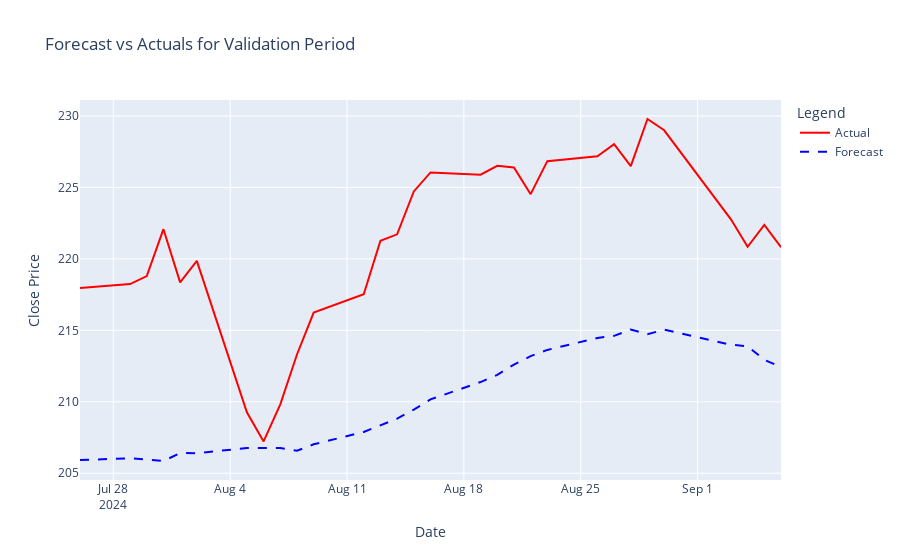

Source (notebook cell):
### Code cell
# Evaluation metrics for validation set
rmse_4 = round(np.sqrt(mean_squared_error(validation_data_4['y'], validation_data_4['yhat'])), 2)
mae_4 = round(mean_absolute_error(validation_data_4['y'], validation_data_4['yhat']), 2)
mape_4 = round((1 - np.mean(np.abs((validation_data_4['y'] - validation_data_4['yhat']) / validation_data_4['y'])))*100, 2)
mda_4 = round(np.mean((np.sign(validation_data_4['y'].diff()) == np.sign(validation_data_4['yhat'].diff())).astype(int)) * 100, 2)

# Print evaluation metrics
print(f"RMSE of Validation: {rmse_4}")
print(f"MAE of Validation: {mae_4}")
print(f"Accuracy(1-MAPE) of Validation: {mape_4:.2f}%")
print(f"MDA of Validation: {mda_4:.2f}%")

# Plot the actual vs forecasted values for the validation period
def plot_forecast_vs_actual(validation_data_4):
    fig = go.Figure()

    # Add the actual closing prices to the plot
    fig.add_trace(go.Scatter(x=validation_data_4['ds'], 
                             y=validation_data_4['y'], 
                             mode='lines', 
                             name='Actual',
                             line=dict(color='red')))

    # Add the forecasted values (yhat) to the plot
    fig.add_trace(go.Scatter(x=validation_data_4['ds'], 
                             y=validation_data_4['yhat'], 
                             mode='lines', 
                             name='Forecast',
                             line=dict(color='blue', dash='dash')))

    # Set the layout of the plot
    fig.update_layout(title='Forecast vs Actuals for Validation Period',
                      xaxis_title='Date',
                      yaxis_title='Close Price',
                      legend_title='Legend')

    # Display the plot
    fig.show()

# Call the function to plot the forecast vs actual values
plot_forecast_vs_actual(validation_data_4)

### Figure 1 — Plotly figure (JSON) as saved in the notebook; plotly's stock layout.template omitted (floating-point values rounded to 4 significant figures)
{"data": [{"line": {"color": "red"}, "mode": "lines", "name": "Actual", "type": "scatter", "x": ["2024-07-26T00:00:00", "2024-07-29T00:00:00", "2024-07-30T00:00:00", "2024-07-31T00:00:00", "2024-08-01T00:00:00", "2024-08-02T00:00:00", "2024-08-05T00:00:00", "2024-08-06T00:00:00", "2024-08-07T00:00:00", "2024-08-08T00:00:00", "2024-08-09T00:00:00", "2024-08-12T00:00:00", "2024-08-13T00:00:00", "2024-08-14T00:00:00", "2024-08-15T00:00:00", "2024-08-16T00:00:00", "2024-08-19T00:00:00", "2024-08-20T00:00:00", "2024-08-21T00:00:00", "2024-08-22T00:00:00", "2024-08-23T00:00:00", "2024-08-26T00:00:00", "2024-08-27T00:00:00", "2024-08-28T00:00:00", "2024-08-29T00:00:00", "2024-08-30T00:00:00", "2024-09-03T00:00:00", "2024-09-04T00:00:00", "2024-09-05T00:00:00", "2024-09-06T00:00:00"], "y": [218.0, 218.2, 218.8, 222.1, 218.4, 219.9, 209.3, 207.2, 209.8, 213.3, 216.2, 217.5, 221.3, 221.7, 224.7, 226.1, 225.9, 226.5, 226.4, 224.5, 226.8, 227.2, 228.0, 226.5, 229.8, 229, 222.8, 220.9, 222.4, 220.8]}, {"line": {"color": "blue", "dash": "dash"}, "mode": "lines", "name": "Forecast", "type": "scatter", "x": ["2024-07-26T00:00:00", "2024-07-29T00:00:00", "2024-07-30T00:00:00", "2024-07-31T00:00:00", "2024-08-01T00:00:00", "2024-08-02T00:00:00", "2024-08-05T00:00:00", "2024-08-06T00:00:00", "2024-08-07T00:00:00", "2024-08-08T00:00:00", "2024-08-09T00:00:00", "2024-08-12T00:00:00", "2024-08-13T00:00:00", "2024-08-14T00:00:00", "2024-08-15T00:00:00", "2024-08-16T00:00:00", "2024-08-19T00:00:00", "2024-08-20T00:00:00", "2024-08-21T00:00:00", "2024-08-22T00:00:00", "2024-08-23T00:00:00", "2024-08-26T00:00:00", "2024-08-27T00:00:00", "2024-08-28T00:00:00", "2024-08-29T00:00:00", "2024-08-30T00:00:00", "2024-09-03T00:00:00", "2024-09-04T00:00:00", "2024-09-05T00:00:00", "2024-09-06T00:00:00"], "y": [205.9, 206.0, 206.0, 205.9, 206.4, 206.4, 206.8, 206.7, 206.8, 206.6, 207.0, 207.9, 208.4, 208.8, 209.5, 210.2, 211.4, 211.9, 212.6, 213.2, 213.6, 214.5, 214.6, 215.1, 214.7, 215.1, 214.0, 213.9, 212.9, 212.4]}], "layout": {"legend": {"title": {"text": "Legend"}}, "title": {"text": "Forecast vs Actuals for Validation Period"}, "xaxis": {"title": {"text": "Date"}}, "yaxis": {"title": {"text": "Close Price"}}}}
